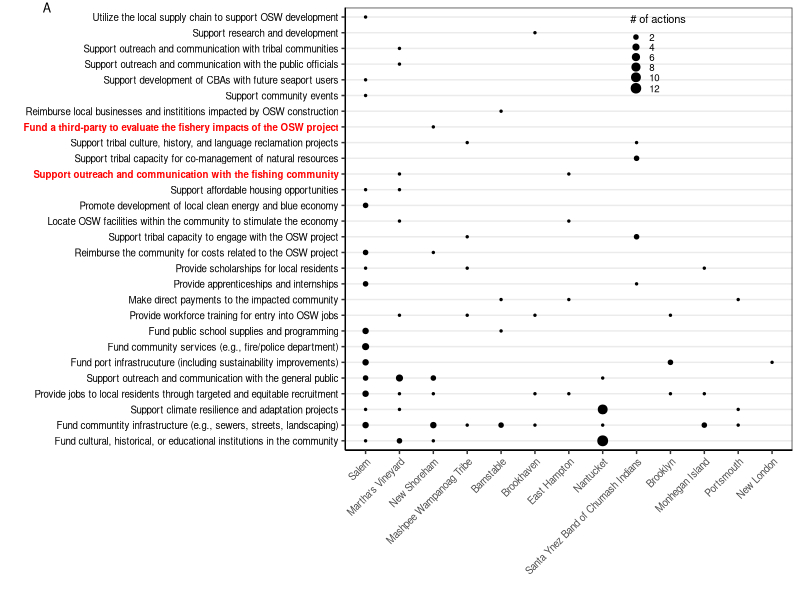
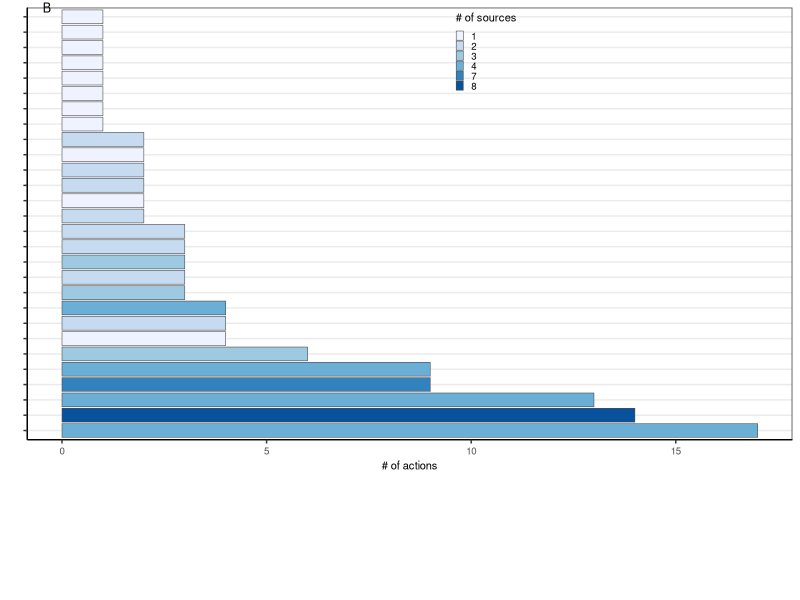
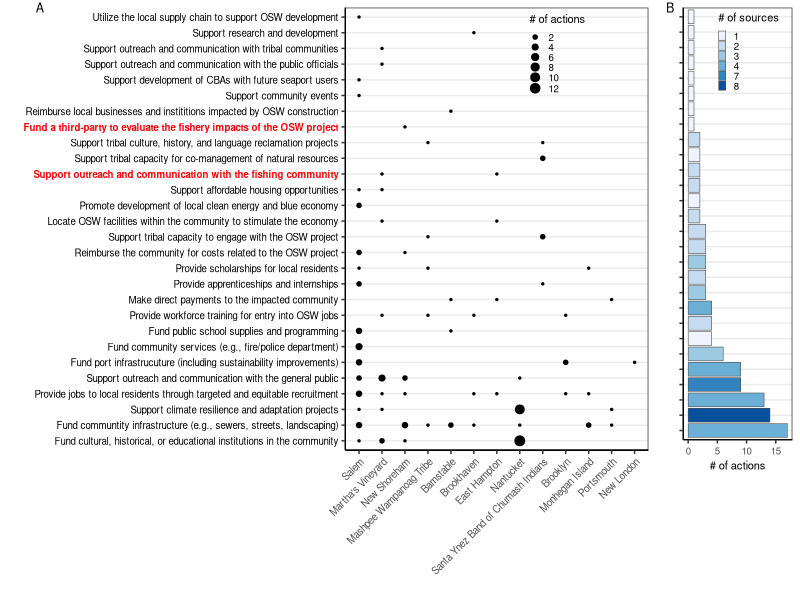

Write R code to recreate these figures, in order. (Note: this script raises an error after producing the figures.)


# Clear workspace
rm(list = ls())

# Setup
################################################################################

# Packages
library(stringr)
library(tidyverse)

# Directories
tabledir <- "tables"
plotdir <- "figures"

# Read data
actions_orig <- readxl::read_excel("data/actions/action_database_other_cbas.xlsx", sheet=1)
measures_orig <- readxl::read_excel("data/actions/action_database_other_cbas.xlsx", sheet=2)
# att_key <- readxl::read_excel("data/actions/action_database.xlsx", sheet=3)


# Build data
################################################################################

# Action count
actions_tot <- actions_orig %>% 
  # Count
  group_by(strategy) %>% 
  summarize(n=n(),
            ntowns=n_distinct(town)) %>% 
  arrange(desc(n)) %>% 
  # Order
  mutate(strategy=factor(strategy, levels=strategy))

# Town name
towns <- actions_orig %>% 
  # Summarize
  group_by(town) %>% 
  summarize(nstrategies=n_distinct(strategy)) %>% 
  ungroup() %>% 
  arrange(desc(nstrategies))

# Action stats
actions_by_town <- actions_orig %>% 
  # Count
  count(town, strategy) %>% 
  # Order sources
  mutate(town=factor(town, levels=towns$town),
         strategy=factor(strategy, levels=actions_tot$strategy))


# Plot data
################################################################################

# Custom fonts
font_faces <- ifelse(grepl("fish", levels(actions_by_town$strategy)), "bold", "plain")
font_colors <- ifelse(grepl("fish", levels(actions_by_town$strategy)), "red", "black")


# Base theme
base_theme <-  theme(axis.text=element_text(size=7),
                   axis.title=element_text(size=8),
                   legend.text=element_text(size=7),
                   legend.title=element_text(size=8),
                   plot.tag=element_text(size=9),
                   plot.tag.position = c(0.05, 1),
                   strip.text = element_text(size=8),
                   # Gridlines
                   panel.grid.major.x = element_blank(), 
                   panel.grid.minor.x = element_blank(),
                   panel.background = element_blank(), 
                   axis.line = element_line(colour = "black"),
                   # Legend
                   legend.key.size = unit(0.2, "cm"),
                   legend.key = element_rect(fill = NA, color=NA),
                   legend.background = element_rect(fill=alpha('blue', 0)))


# Plot data
g1 <- ggplot(actions_by_town, mapping=aes(x=town, y=strategy, size=n)) + # fill=n
  geom_point() +
  # geom_tile(color="black", lwd=0.2) +
  # Labels
  labs(x="", y="", tag="A") +
  # Legend
  scale_size_continuous(name="# of actions", range=c(0.5, 3), breaks=seq(2,12, 2)) +
  # scale_fill_gradientn(name="# of actions", colors=RColorBrewer::brewer.pal(9, "Blues")) +
  # Theme
  theme_bw() + base_theme +
  theme(legend.position=c(0.7, 0.897),
        # legend.position="top",
        # legend.title.position = "top",
        axis.text.y=element_text(face=font_faces, color=font_colors),
        axis.text.x = element_text(angle = 45, vjust = 1, hjust=1)) # , size=6
g1

g2 <- ggplot(actions_tot, mapping=aes(x=n, y=strategy, fill=as.character(ntowns))) +
  geom_bar(stat="identity", color="grey30", lwd=0.2) +
  # Labels
  labs(x="# of actions\n\n\n\n\n\n\n\n\n\n", 
       y="", 
       tag="B") +
  # Legend
  scale_fill_manual(name="# of sources",
                    values=RColorBrewer::brewer.pal(n_distinct(actions_tot$ntowns), "Blues")) +
  # scale_fill_gradientn(name="# of sources", 
  #                      colors=RColorBrewer::brewer.pal(9, "Blues")) +
  # Theme
  theme_bw() + base_theme +
  theme(axis.text.y=element_blank(),
        # legend.position = "top",
        # legend.title.position = "top",
        legend.position = c(0.6, 0.9))
g2

# Merges
g <- gridExtra::grid.arrange(g1, g2, nrow=1, widths=c(0.82, 0.18))

# Export figure
ggsave(g, filename=file.path(plotdir, "Fig2_measures_by_town.png"), 
       width=6.5, height=5.75, units="in", dpi=600, bg="white")
